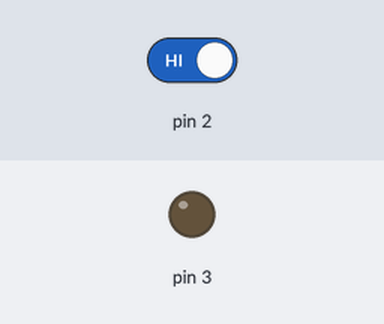
Recording of a sketch running on a simulated Arduino Uno, built with avr-gcc and run on an emulated ATmega328P. On the bench: output pins drawn as LEDs (lit = HIGH). Inputs (shaded band) come from the test bench; at power-on: pin 2 HIGH. What the sketch prints to the serial monitor is not drawn.

Above: at 1.2 s.
1.3 s: pin 2 driven LOW
At 1.8 s:
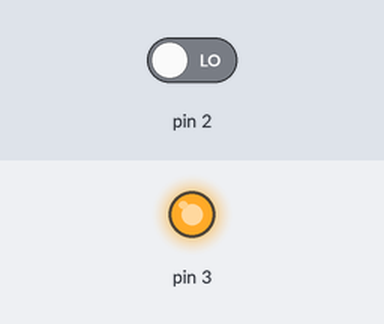
2.8 s: pin 2 driven HIGH
At 4.2 s:
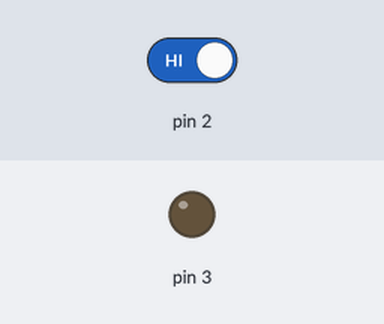
Timing chart, 0 to 5.8 s (numbered marks = the images above; inputs shaded):
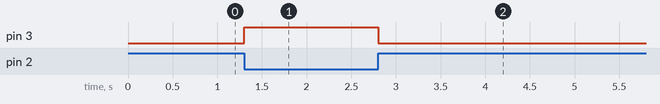

The sketch:

sketch_dec20a.ino
```cpp
void setup() {
  Serial.begin(9600);
  pinMode(2,INPUT);
  pinMode(3,OUTPUT);

}

void loop() {

  Serial.println(digitalRead(2));

  if(digitalRead(2)== 0 ){

    digitalWrite(3,HIGH);
    }
  else{
    digitalWrite(3,LOW);
  }

}
```

Measured:
- after the input at 1.3 s, pin 3: LOW → HIGH at once
- after the input at 2.8 s, pin 3: HIGH → LOW at once
